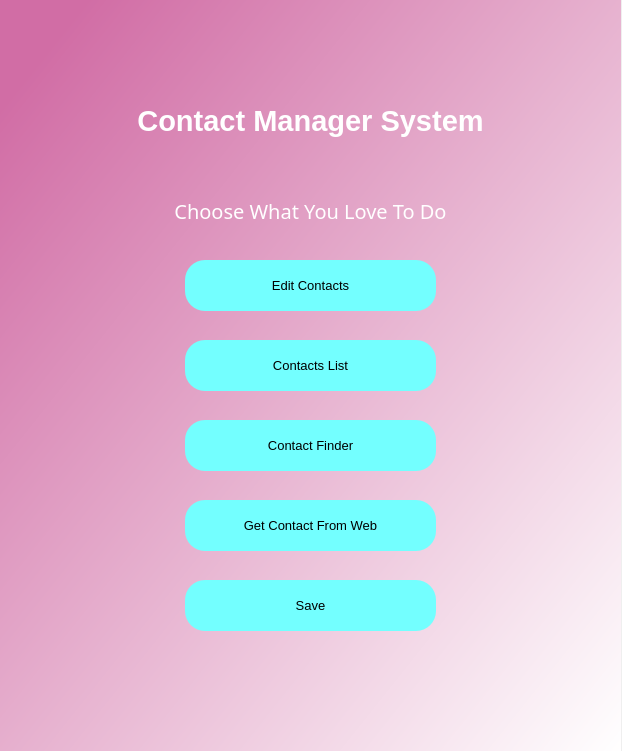
<?xml version="1.0" encoding="UTF-8"?>
<ui version="4.0">
 <class>MainWindow</class>
 <widget class="QMainWindow" name="MainWindow">
  <property name="geometry">
   <rect>
    <x>0</x>
    <y>0</y>
    <width>622</width>
    <height>751</height>
   </rect>
  </property>
  <property name="windowTitle">
   <string>Menu</string>
  </property>
  <widget class="QWidget" name="centralwidget">
   <widget class="QWidget" name="widget" native="true">
    <property name="geometry">
     <rect>
      <x>0</x>
      <y>0</y>
      <width>621</width>
      <height>751</height>
     </rect>
    </property>
    <property name="styleSheet">
     <string notr="true">QWidget#widget{
background-color:qlineargradient(spread:pad, x1:0.0524476, y1:0.0909091, x2:1, y2:1, stop:0 rgba(209, 109, 165, 255), stop:1 rgba(255, 255, 255, 255))}</string>
    </property>
    <widget class="QLabel" name="label">
     <property name="geometry">
      <rect>
       <x>20</x>
       <y>90</y>
       <width>581</width>
       <height>61</height>
      </rect>
     </property>
     <property name="font">
      <font>
       <family>MS Shell Dlg 2</family>
       <pointsize>22</pointsize>
       <weight>75</weight>
       <italic>false</italic>
       <bold>true</bold>
       <underline>false</underline>
       <strikeout>false</strikeout>
       <kerning>true</kerning>
      </font>
     </property>
     <property name="styleSheet">
      <string notr="true">color:white;</string>
     </property>
     <property name="text">
      <string>Contact Manager System</string>
     </property>
     <property name="alignment">
      <set>Qt::AlignCenter</set>
     </property>
    </widget>
    <widget class="QLabel" name="label_2">
     <property name="geometry">
      <rect>
       <x>20</x>
       <y>180</y>
       <width>581</width>
       <height>61</height>
      </rect>
     </property>
     <property name="font">
      <font>
       <family>B Nazanin</family>
       <pointsize>15</pointsize>
       <weight>50</weight>
       <italic>false</italic>
       <bold>false</bold>
      </font>
     </property>
     <property name="styleSheet">
      <string notr="true">color:white;</string>
     </property>
     <property name="text">
      <string>Choose What You Love To Do</string>
     </property>
     <property name="alignment">
      <set>Qt::AlignCenter</set>
     </property>
    </widget>
    <widget class="QPushButton" name="pushButtonEdit">
     <property name="geometry">
      <rect>
       <x>185</x>
       <y>260</y>
       <width>251</width>
       <height>51</height>
      </rect>
     </property>
     <property name="font">
      <font>
       <family>MS Shell Dlg 2</family>
       <pointsize>10</pointsize>
      </font>
     </property>
     <property name="cursor">
      <cursorShape>PointingHandCursor</cursorShape>
     </property>
     <property name="styleSheet">
      <string notr="true">border-radius:20px;
background-color:rgb(115, 255, 255)</string>
     </property>
     <property name="text">
      <string>Edit Contacts</string>
     </property>
     <property name="checkable">
      <bool>false</bool>
     </property>
     <property name="autoDefault">
      <bool>false</bool>
     </property>
     <property name="default">
      <bool>false</bool>
     </property>
     <property name="flat">
      <bool>false</bool>
     </property>
    </widget>
    <widget class="QPushButton" name="pushButtonList">
     <property name="geometry">
      <rect>
       <x>185</x>
       <y>340</y>
       <width>251</width>
       <height>51</height>
      </rect>
     </property>
     <property name="font">
      <font>
       <family>MS Shell Dlg 2</family>
       <pointsize>10</pointsize>
      </font>
     </property>
     <property name="cursor">
      <cursorShape>PointingHandCursor</cursorShape>
     </property>
     <property name="styleSheet">
      <string notr="true">border-radius:20px;
background-color:rgb(115, 255, 255)</string>
     </property>
     <property name="text">
      <string>Contacts List</string>
     </property>
    </widget>
    <widget class="QPushButton" name="pushButtonFind">
     <property name="geometry">
      <rect>
       <x>185</x>
       <y>420</y>
       <width>251</width>
       <height>51</height>
      </rect>
     </property>
     <property name="font">
      <font>
       <family>MS Shell Dlg 2</family>
       <pointsize>10</pointsize>
      </font>
     </property>
     <property name="cursor">
      <cursorShape>PointingHandCursor</cursorShape>
     </property>
     <property name="styleSheet">
      <string notr="true">border-radius:20px;
background-color:rgb(115, 255, 255)</string>
     </property>
     <property name="text">
      <string>Contact Finder</string>
     </property>
    </widget>
    <widget class="QPushButton" name="pushButtonWeb">
     <property name="geometry">
      <rect>
       <x>185</x>
       <y>500</y>
       <width>251</width>
       <height>51</height>
      </rect>
     </property>
     <property name="font">
      <font>
       <family>MS Shell Dlg 2</family>
       <pointsize>10</pointsize>
      </font>
     </property>
     <property name="cursor">
      <cursorShape>PointingHandCursor</cursorShape>
     </property>
     <property name="styleSheet">
      <string notr="true">border-radius:20px;
background-color:rgb(115, 255, 255)</string>
     </property>
     <property name="text">
      <string>Get Contact From Web</string>
     </property>
    </widget>
    <widget class="QPushButton" name="pushButtonSave">
     <property name="geometry">
      <rect>
       <x>185</x>
       <y>580</y>
       <width>251</width>
       <height>51</height>
      </rect>
     </property>
     <property name="font">
      <font>
       <family>MS Shell Dlg 2</family>
       <pointsize>10</pointsize>
      </font>
     </property>
     <property name="cursor">
      <cursorShape>PointingHandCursor</cursorShape>
     </property>
     <property name="styleSheet">
      <string notr="true">border-radius:20px;
background-color:rgb(115, 255, 255)</string>
     </property>
     <property name="text">
      <string>Save</string>
     </property>
    </widget>
   </widget>
  </widget>
 </widget>
 <resources/>
 <connections/>
</ui>
